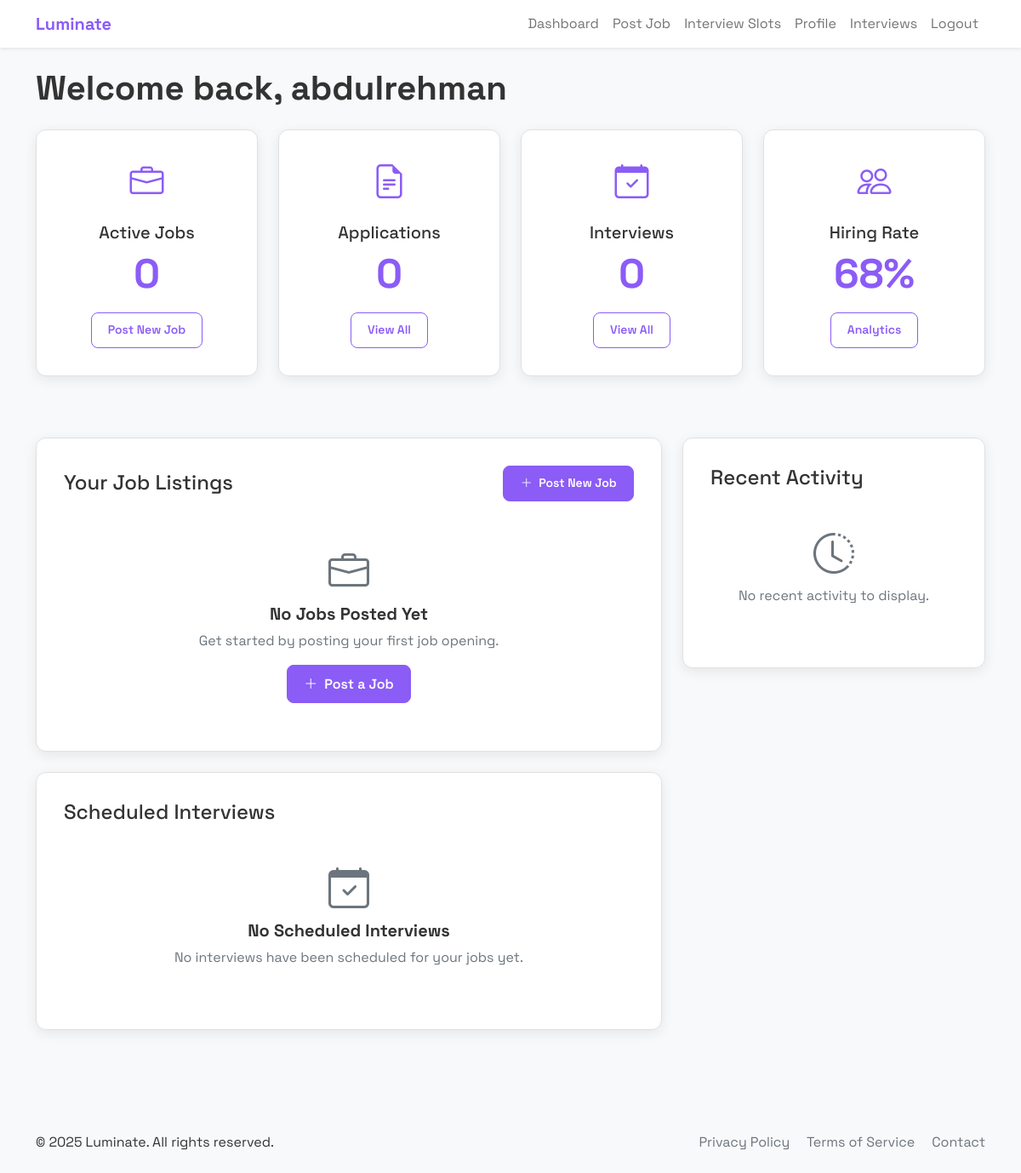
Page /employer/dashboard (signed in) on the earlier database version.
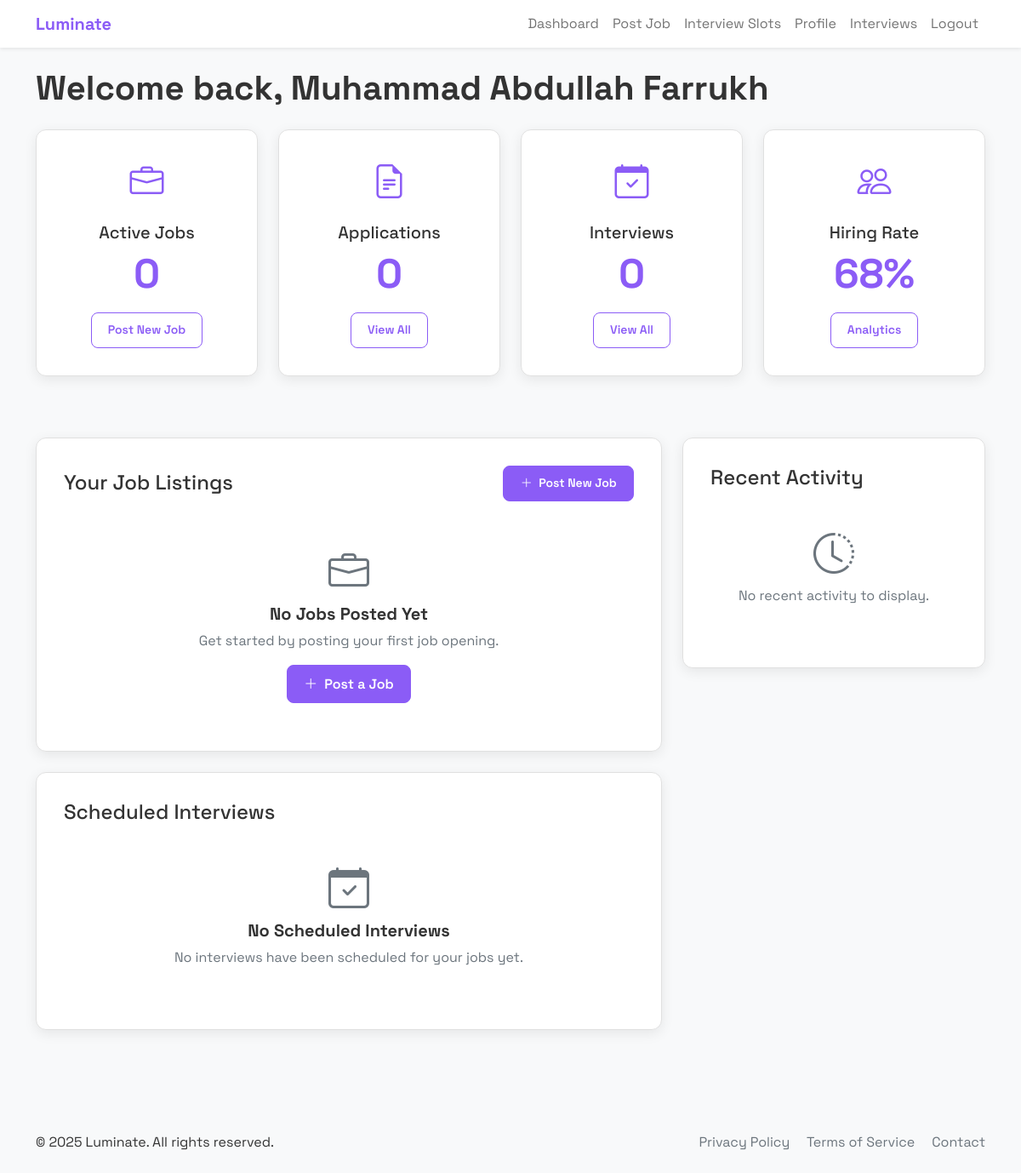
Same page on the later database version.
### application.py (models this page shows, shortened)
class User(db.Model):
    id = db.Column(db.Integer, primary_key=True)
    name = db.Column(db.String(100), nullable=False)
    email = db.Column(db.String(120), unique=True, nullable=False)
    password_hash = db.Column(db.String(256), nullable=False)
    is_employer = db.Column(db.Boolean, default=False)
    company = db.Column(db.String(100))
    title = db.Column(db.String(100))
    phone = db.Column(db.String(20))
    location = db.Column(db.String(100))
    skills = db.Column(db.String(500))
    resume_path = db.Column(db.String(200))
    profile_image = db.Column(db.String(200))  # Added for profile image
    jobs = db.relationship('Job', backref='employer', lazy=True)
    applications = db.relationship('Application', backref='applicant', lazy=True)
    activities = db.relationship('Activity', backref='user', lazy=True)

### application.py (the view)
@app.route('/employer/dashboard')
def employer_dashboard():
    if 'user_id' not in session or not session.get('is_employer'):
        flash('Please login as employer', 'danger')
        return redirect(url_for('login'))
    employer = User.query.get(session['user_id'])
    jobs = Job.query.filter_by(employer_id=employer.id).all()
    total_applications = 0
    for job in jobs:
        total_applications += len(job.applications)
    interviews_scheduled = Application.query.filter(
        Application.job.has(employer_id=employer.id),
        Application.status == 'Interview Scheduled'
    ).count()
    scheduled_interviews = db.session.query(Interview, Application, Job, User).\
        join(Application, Interview.application_id == Application.id).\
        join(Job, Application.job_id == Job.id).\
        join(User, Application.user_id == User.id).\
        filter(Job.employer_id == employer.id).all()
    pending_count = Application.query.join(Job).filter(
        Job.employer_id == employer.id,
        Application.status == 'Pending'
    ).count()
    reviewing_count = Application.query.join(Job).filter(
        Job.employer_id == employer.id,
        Application.status == 'Reviewing'
    ).count()
    activities = Activity.query.filter_by(user_id=employer.id).order_by(Activity.date.desc()).limit(4).all()
    today = datetime.utcnow()
    return render_template('employer_dashboard.html',
                           employer=employer,
                           jobs=jobs,
                           total_applications=total_applications,
                           interviews=interviews_scheduled,
                           scheduled_interviews=scheduled_interviews,
                           activities=activities,
                           today=today,
                           pending_count=pending_count,
                           reviewing_count=reviewing_count)

### templates/employer_dashboard.html (shortened to what the changed rows need)
{% extends "base.html" %}
{% block content %}
<h1 class="fw-bold mb-4 animate-fade-in">Welcome back, {{ employer.name }}</h1>
<div class="row mb-4">
    <div class="col-md-3 mb-4">
    </div>
    <div class="col-md-3 mb-4">
    </div>
    <div class="col-md-3 mb-4">
    </div>
    <div class="col-md-3 mb-4">
    </div>
</div>
<div class="row">
    <div class="col-md-8 mb-4">
        <div class="content-card animate-fade-in">
            <div class="d-flex justify-content-between align-items-center mb-4">
                <h2 class="h4 mb-0">Your Job Listings</h2>
            </div>
        </div>
        <div class="content-card animate-fade-in mt-4">
            <h2 class="h4 mb-3">Scheduled Interviews</h2>
        </div>
    </div>
    <div class="col-md-4 mb-4">
        <div class="content-card animate-fade-in">
            <h2 class="h4 mb-3">Recent Activity</h2>
        </div>
    </div>
</div>
{% endblock %}

Differences in the rows shown:
changed User: name "abdulrehman" → "Muhammad Abdullah Farrukh"
